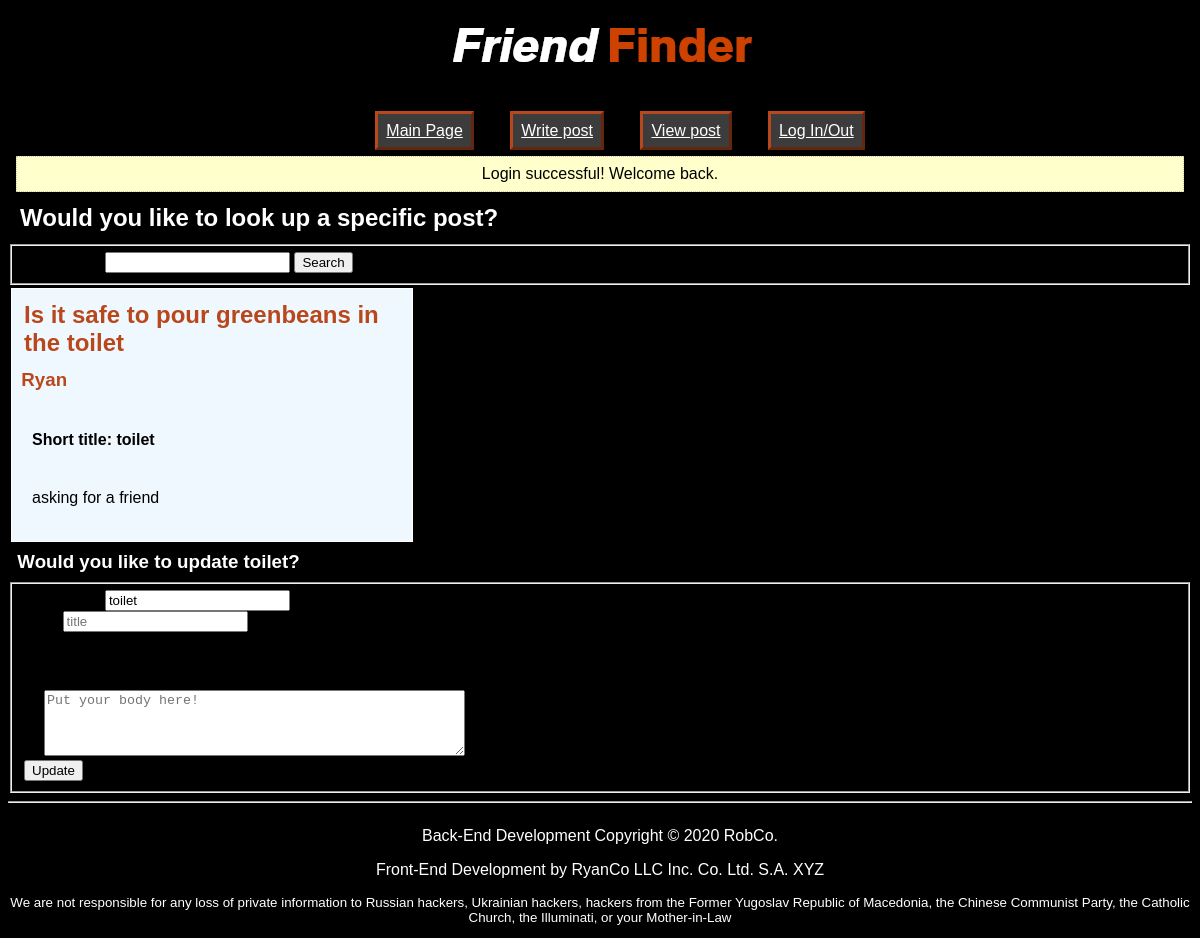
Page /viewpost.php?short_title=toilet (signed in) on the committed database.
### tables this page shows
CREATE TABLE `posts` (
  `short_title` tinytext NOT NULL,
  `title` text NOT NULL,
  `body` longtext NOT NULL,
  `UID` int(11) NOT NULL,
  `likes` int(11) NOT NULL DEFAULT 0
);

### db.php (called while the page is built, shortened)
<?php
function get_username_from_id($uid){
  $db = mysqli_connect("localhost", "root", "", "friendfinder");
  $namequery = "SELECT name FROM users WHERE UID = '$uid'";
  $runquery = mysqli_query($db, $namequery);
  $array = array();
  while ($row = mysqli_fetch_assoc($runquery)) {
    array_push($array, $row['name']);
  }
  return $array[0];
}
function get_post($stitle) {
  $db = mysqli_connect("localhost", "root", "", "friendfinder");
  return $db->query("SELECT * FROM posts WHERE short_title = '{$stitle}'");
}
?>

### viewpost.php (the view, shortened to what this page needs)
<?php
include("db.php");
include("top.php"); ?>
<h2>Would you like to look up a specific post?</h2>
<form id="view_post" action="viewpost.php" method="get">
    <fieldset>
        <label>Short Title: </label>
        <input type="text" id="short_title" name="short_title">
        <button id="submit" class="button">Search</button>
    </fieldset>
</form>
  <?php
  $stitle = $_GET['short_title'];
  foreach (get_post($stitle) as $row) { ?>
      <div class="indent">
          <h2 id="read"><?= $row["title"] ?><br></h2>
          <h3 id="read"><?= get_username_from_id($row["UID"]);?></h3>
          <h4 id="body">Short title: <?= $row["short_title"] ?></h4>
          <p id="body"><?= $row["body"] ?></p><br>
      </div>
  <?php } ?>
  <h3>Would you like to update <?php echo($stitle) ?>?</h3>
  <form id="update_title" action="updatepost.php" method="post">
    <fieldset>
      <label>Short Title: </label>
      <input type="text" id="stitle" name="short title" value="<?php echo($stitle) ?>" readonly>
      <br>
      <label>Title: </label>
      <input type="text" id="title" name="title" placeholder="title">
      <br>
      <label>Body:</label><br>
      <textarea id="body" name="body" placeholder="Put your body here!" rows="4" cols="50"></textarea>
      <br>
      <button id="submit" class="button">Update</button>
    </fieldset>
  </form>
<?php include("bottom.php"); ?>

### format.css (style rules this page uses)
h1, h2, h3, h4 { margin: 0.5em; color: white; }
p, dt, dl, ul, li { color: white; }
html { background-color: black; font-family: "Applied Sans Pro Bold", sans-serif; }
#read { color: #b8471b; }
#body { color: black; margin-top: 40px; margin-left: 20px; clear: both; }
.indent { margin-left: 20px; width: 400px; word-wrap: break-word; border: solid white 1px; margin: 3px; background-color: aliceblue; }

### rows in the picture
posts: title "Is it safe to pour greenbeans in the toilet", UID "Ryan", short_title "toilet", body "asking for a friend"

### other values in the picture
$_SESSION["flash"] "Login successful! Welcome back."
$stitle "toilet"
